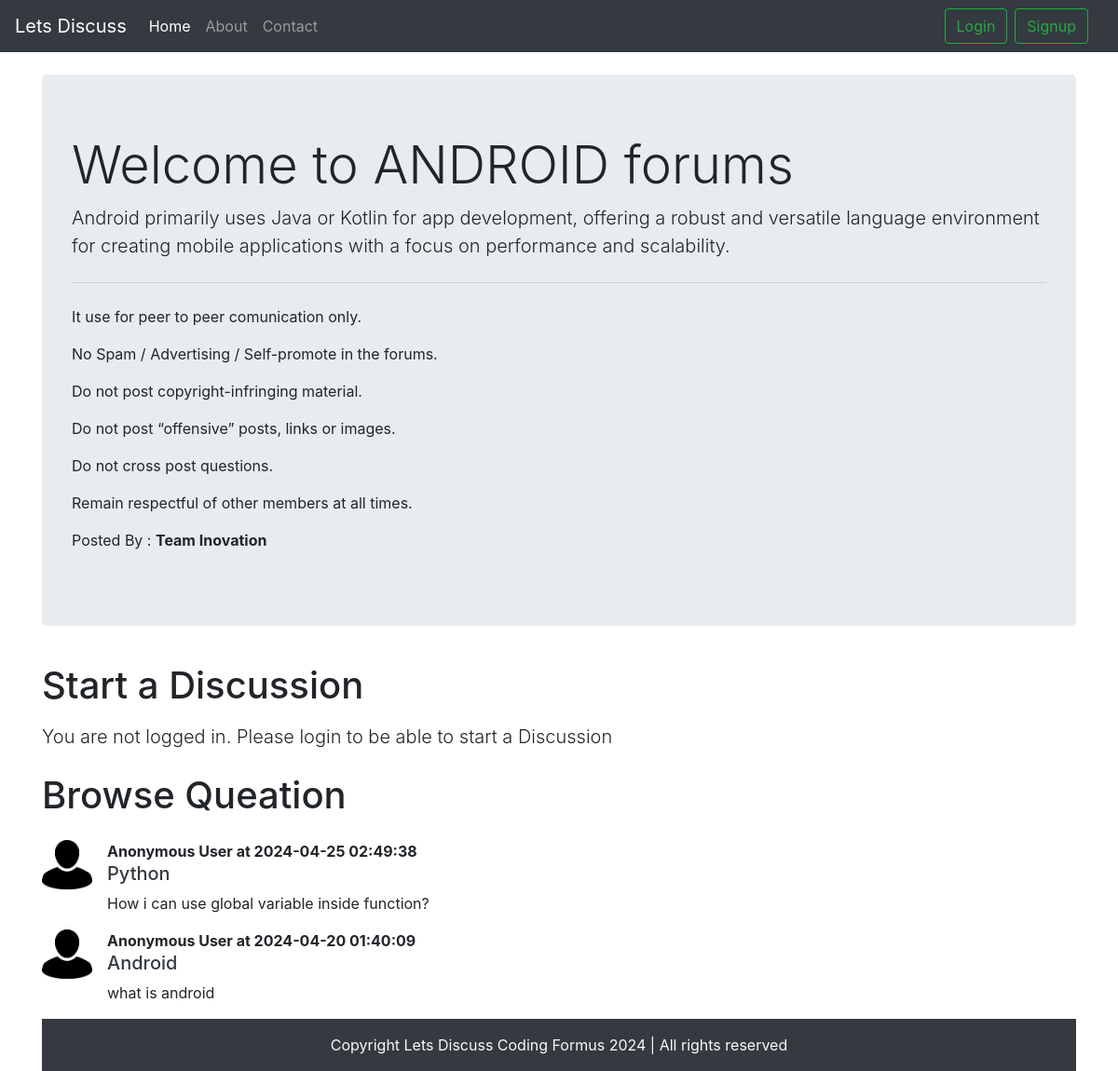
/threads.php?catid=2, run on the app's committed database.
### tables this page shows
CREATE TABLE `categories` (
  `category_id` int(9) NOT NULL,
  `category_name` varchar(255) NOT NULL,
  `category_description` varchar(255) NOT NULL,
  `created` datetime NOT NULL DEFAULT current_timestamp()
);

CREATE TABLE `threads` (
  `thread_id` int(10) NOT NULL,
  `thread_title` varchar(256) NOT NULL,
  `thread_des` text NOT NULL,
  `thread_user_id` int(10) NOT NULL,
  `thread_cat_id` int(10) NOT NULL,
  `timestamp` datetime NOT NULL DEFAULT current_timestamp()
);

### threads.php (the view, shortened to what this page needs)
<!doctype html>
<html lang="en">
<head>
    <link rel="stylesheet" href="https://cdn.jsdelivr.net/npm/bootstrap@4.4.1/dist/css/bootstrap.min.css"
>
</head>
<body>
    <?php include 'partials/_header.php'; ?>
    <?php include 'partials/_dbconnect.php'; ?>
    <?php
        $id = $_GET['catid'];
        $sql = "SELECT * FROM `categories` WHERE category_id=$id";
        $result = mysqli_query($conn,$sql);
        while($row = mysqli_fetch_assoc($result))
        {
            $catname = $row['category_name'];
            $catdes = $row['category_description'];
        }
    ?>
    <div class="container my-4">
        <div class="jumbotron">
            <h1 class="display-4">Welcome to <?php echo $catname;?> forums</h1>
            <p class="lead"><?php echo $catdes ;?></p>
            <hr class="my-4">
            <p>It use for peer to peer comunication only. </p>
            <p>No Spam / Advertising / Self-promote in the forums. </p>
            <p>Do not post copyright-infringing material. </p>
            <p>Do not post “offensive” posts, links or images. </p>
            <p>Do not cross post questions. </p>
            <p>Remain respectful of other members at all times.</p>
            <p>Posted By : <b>Team Inovation</b></p>
        </div>
    </div>
<?php
if(isset($_SESSION['loggedin']) && $_SESSION['loggedin']==true)
{
  echo '<div class="container">
        <h1 class="py-2">Start a Discussion</h1>
        <form action=" '.$_SERVER['REQUEST_URI'].' " method="post">
            <div class="form-group">
                <label for="exampleInputEmail1">Problem title</label>
                <input type="text" class="form-control" id="title" name="title" aria-describedby="emailHelp">
                <small id="emailHelp" class="form-text text-muted">Keep your problem short and crisp as
                    possible.</small>
            </div>
            <div class="form-group">
                <label for="exampleFormControlTextarea1">Elaborate Your Concern</label>
                <textarea class="form-control" id="desc" name="desc" rows="3"></textarea>
            </div>
            <button type="submit" class="btn btn-success">Submit</button>
        </form>
    </div>';
}
    else{
        echo '
        <div class="container">
        <h1 class="py-2">Start a Discussion</h1>
           <p class="lead">You are not logged in. Please login to be able to start a Discussion</p>
        </div>
        ';
    }
    ?>
    <div class="container">
        <h1 class="py-2">Browse Queation</h1>
        <?php
        $id = $_GET['catid'];
        $sql = "SELECT * FROM `threads` WHERE thread_cat_id=$id ORDER BY timestamp DESC";
        $result = mysqli_query($conn,$sql);
        while($row = mysqli_fetch_assoc($result))
        {
            $id = $row['thread_id'];
            $title = $row['thread_title'];
            $desc = $row['thread_des'];
            $thread_time = $row['timestamp'];
        echo '<div class="media my-3">
            <img src="img/userimg.jpg" width=54px class="mr-3" alt="image not found">
            <div class="media-body">
            <p class="font-weight-bold my-0" >Anonymous User at '.$thread_time.'</p>
                <h5 class="mt-0"><a class="text-dark" href="threadin.php?threadid='.$id.'">'.$title.'</a></h5>
                '.$desc.'
            </div>
        </div>';
}
?>
        <?php include 'partials/_footer.php'; ?>
</body>
</html>

### data on the page
categories: category_name "ANDROID", category_description "Android primarily uses Java or Kotlin for app development, offering a robust and versatile language environment for creating mobile applications with a focus on performance and scalability."
threads: timestamp "2024-04-25 02:49:38", thread_title "Python", thread_des "How i can use global variable inside function?"
threads: timestamp "2024-04-20 01:40:09", thread_title "Android", thread_des "what is android"
